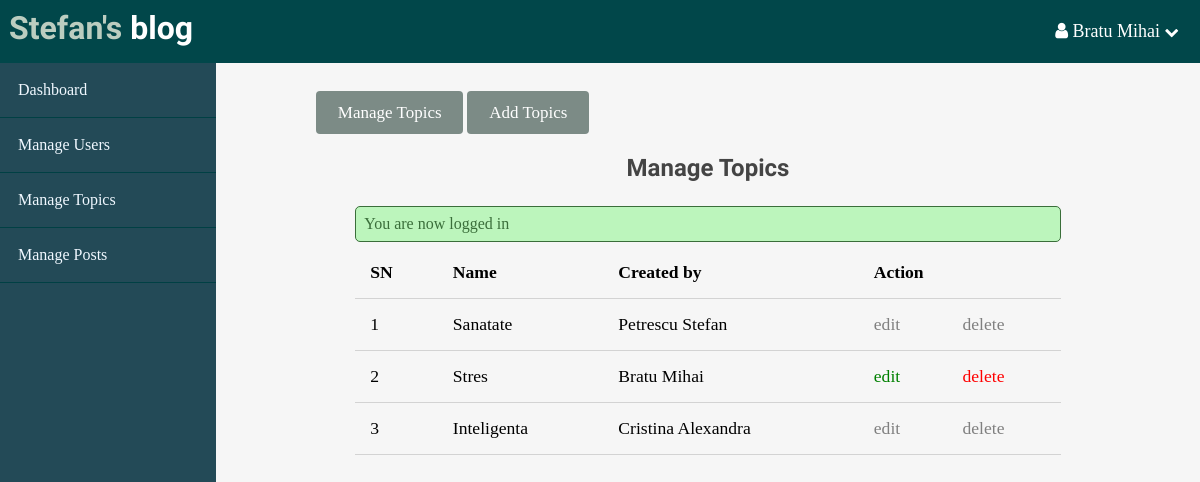
The app's page /admin/topics/index.php (signed in) with its own data.
### tables this page shows
CREATE TABLE `topics` (
  `id` int(11) NOT NULL,
  `name` varchar(255) DEFAULT NULL,
  `description` text DEFAULT NULL,
  `user_id` int(11) NOT NULL,
  `created_at` timestamp NOT NULL DEFAULT current_timestamp()
);

CREATE TABLE `users` (
  `id` int(11) NOT NULL,
  `name` varchar(255) DEFAULT NULL,
  `admin` tinyint(1) DEFAULT 1,
  `username` varchar(255) DEFAULT NULL,
  `email` varchar(255) DEFAULT NULL,
  `password` varchar(255) DEFAULT NULL,
  `created_at` timestamp NOT NULL DEFAULT current_timestamp()
);

### app/controllers/topics.php (called while the page is built, shortened)
<?php
    include(ROOT_PATH . '/app/database/db.php');
	$table = 'topics';
	$tableTopics = selectAll($table);

### app/database/db.php (called while the page is built, shortened)
<?php
    require('connect.php');
function executeQUERY($sql, $date) {
    global $conn;
    $stmt = $conn->prepare($sql);
    $values = array_values($date);
    $types = str_repeat('s', count($values));
    $stmt->bind_param($types, ...$values);
    $stmt->execute();
    return $stmt;
}
function selectAll($table, $conditions = []) {
    global $conn;
    $sql = "SELECT * FROM $table";
    if(empty($conditions)) {
        $stmt = $conn->prepare($sql);
        $stmt->execute();
        $records = $stmt->get_result()->fetch_all(MYSQLI_ASSOC);
        return $records;
    }
}
function selectOne($table, $conditions) {
    $sql = "SELECT * FROM $table";
    $i = 0;
    foreach($conditions as $key => $value) {
        if($i === 0) {
            $sql = $sql . " WHERE $key=?";
        } else {
            $sql = $sql . " AND $key=?";
        }
        $i++;
    }
    $sql = $sql . " LIMIT 1";
    $stmt = executeQUERY($sql, $conditions);
    $records = $stmt->get_result()->fetch_assoc();
    return $records;
}

### admin/topics/index.php (the view, shortened to what this page needs)
<?php include(ROOT_PATH . '/app/controllers/topics.php'); ?>
<!DOCTYPE html>
<html>
<head>
    <link rel="stylesheet" href="../../assets/css/single.css">
    <link rel="stylesheet" href="../../assets/css/admin.css">
    <link href="https://stackpath.bootstrapcdn.com/font-awesome/4.7.0/css/font-awesome.min.css" rel="stylesheet">
</head>
<body>
		<?php include(ROOT_PATH . '/app/includes/adminHeader.php'); ?>
    <div id="admin-main">
            <?php include(ROOT_PATH . '/app/includes/adminSlidebar.php'); ?>
        <div class="admin-content">
            <div class="button-group">
                <a href="index.php" class="btn btn-big">Manage Topics</a>
                <a href="create.php" class="btn btn-big">Add Topics</a>
            </div>
            <div class="content">
                <h2 class="page-title">Manage Topics</h2>
                    <?php include(ROOT_PATH . "/app/includes/messager.php"); ?>
                <table>
                    <thead>
                        <th>SN</th>
                        <th>Name</th>
                        <th>Created by</th>
                        <th colspan="2">Action</th>
                    </thead>
                    <tbody>
						<?php foreach($tableTopics as $key => $topic): ?>
                            <?php $tabUser = selectOne('users', ['id' => $topic['user_id']]); ?>
							<tr>
								<td><?php echo $key+1; ?></td>
								<td><?php echo $topic['name']; ?></td>
                                <td><?php echo $tabUser['name']; ?></td>
                                <?php if($_SESSION['admin'] == 1): ?>
                                    <?php if($_SESSION['id'] == $tabUser['id']): ?>
                                        <td><a href="edit.php?id=<?php echo $topic['id'];?>" class="edit">edit</a></td>
                                        <td><a href="edit.php?deleted_topic=<?php echo $topic['id'];?>" class="delete">delete</a></td>
                                    <?php else: ?>
                                        <td><a style="color:gray; text-decoration: none">edit</a></td>
                                        <td><a style="color:gray; text-decoration: none">delete</a></td>
                                    <?php endif; ?>
                                <?php else:?>
                                    <td><a href="edit.php?id=<?php echo $topic['id'];?>" class="edit">edit</a></td>
                                    <td><a href="edit.php?deleted_topic=<?php echo $topic['id'];?>" class="delete">delete</a></td>
                                <?php endif; ?>
						<?php endforeach; ?>
                    </tbody>
                </table>
            </div>
        </div>
    </div>
</body>
</html>

### assets/css/single.css (style rules this page uses)
* { margin: 0px; padding: 0px; box-sizing: border-box; text-decoration: none; }
h1,h2,h3,h4,h5,h6 { font-family: 'Candal', serif; color: #444; margin: 5px 0px; }
a { text-decoration: none; color: inherit; }
.btn { padding: 8px 16px; background-color: #7C8B86; color: white; border: 1px solid transparent; border-radius: 4px; font-size: 17px; font-family: 'Lore', serif; cursor: pointer; }
.btn-big { padding: .7rem 1.3rem; line-height: 1.3rem; }
html,body { width: 100%; padding: 0px; margin: 0px; height: 100%; }

### assets/css/admin.css (style rules this page uses)
#admin-main { width: 100%; height: calc(100% - 63px); }
#admin-main .admin-content { width: 82%; height: 100%; float: left; padding: 40px 100px 100px; overflow-y: scroll; background: #f6f6f6; }
#admin-main .admin-content .content { width: 90%; margin: 30px auto 30px; }
#admin-main .admin-content .page-title { text-align: center; margin-bottom: 24px; }
table { width: 100%; border-collapse: collapse; font-size: 1.1rem; }
th, td { padding: 15px; text-align: left; border-bottom: 1px solid #d3d3d3; }
.edit { color: green; }
.delete { color: red; }

### records on screen
topics: name "Sanatate", user.name "Petrescu Stefan", shows "edit"
topics: name "Stres", user.name "Bratu Mihai"
topics: name "Inteligenta", user.name "Cristina Alexandra", shows "edit"

### other values on screen
$_SESSION['name'] "Bratu Mihai"
$_SESSION['message'] "You are now logged in"
